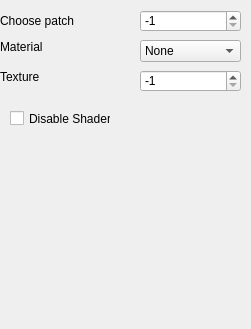
     <widget class="QWidget" name="materialBox_2">
      <property name="geometry">
       <rect>
        <x>0</x>
        <y>0</y>
        <width>251</width>
        <height>329</height>
       </rect>
      </property>
      <attribute name="label">
       <string>Material</string>
      </attribute>
      <widget class="QSpinBox" name="chooseMaterial_Patch">
       <property name="geometry">
        <rect>
         <x>140</x>
         <y>10</y>
         <width>101</width>
         <height>22</height>
        </rect>
       </property>
       <property name="minimum">
        <number>-1</number>
       </property>
       <property name="maximum">
        <number>9999</number>
       </property>
       <property name="singleStep">
        <number>1</number>
       </property>
       <property name="value">
        <number>-1</number>
       </property>
      </widget>
      <widget class="QLabel" name="label_22">
       <property name="geometry">
        <rect>
         <x>0</x>
         <y>10</y>
         <width>101</width>
         <height>21</height>
        </rect>
       </property>
       <property name="text">
        <string>Choose patch</string>
       </property>
      </widget>
      <widget class="QLabel" name="label_23">
       <property name="geometry">
        <rect>
         <x>0</x>
         <y>40</y>
         <width>47</width>
         <height>13</height>
        </rect>
       </property>
       <property name="text">
        <string>Material</string>
       </property>
      </widget>
      <widget class="QComboBox" name="chooseMaterial_Index_Patch">
       <property name="geometry">
        <rect>
         <x>140</x>
         <y>40</y>
         <width>101</width>
         <height>22</height>
        </rect>
       </property>
       <item>
        <property name="text">
         <string>None</string>
        </property>
       </item>
       <item>
        <property name="text">
         <string>MatFBBrass</string>
        </property>
       </item>
       <item>
        <property name="text">
         <string>MatFBEmerald</string>
        </property>
       </item>
       <item>
        <property name="text">
         <string>MatFBGold</string>
        </property>
       </item>
       <item>
        <property name="text">
         <string>MatFBPearl</string>
        </property>
       </item>
       <item>
        <property name="text">
         <string>MatFBRuby</string>
        </property>
       </item>
       <item>
        <property name="text">
         <string>MatFBSilver</string>
        </property>
       </item>
       <item>
        <property name="text">
         <string>MatFBTurquoise</string>
        </property>
       </item>
      </widget>
      <widget class="QLabel" name="label_44">
       <property name="geometry">
        <rect>
         <x>0</x>
         <y>70</y>
         <width>47</width>
         <height>13</height>
        </rect>
       </property>
       <property name="text">
        <string>Texture</string>
       </property>
      </widget>
      <widget class="QSpinBox" name="chooseTexture_Patch">
       <property name="geometry">
        <rect>
         <x>140</x>
         <y>70</y>
         <width>101</width>
         <height>22</height>
        </rect>
       </property>
       <property name="minimum">
        <number>-1</number>
       </property>
       <property name="maximum">
        <number>9</number>
       </property>
       <property name="value">
        <number>-1</number>
       </property>
      </widget>
      <widget class="QCheckBox" name="disableShader">
       <property name="geometry">
        <rect>
         <x>10</x>
         <y>110</y>
         <width>101</width>
         <height>17</height>
        </rect>
       </property>
       <property name="text">
        <string>Disable Shader</string>
       </property>
      </widget>
     </widget>
